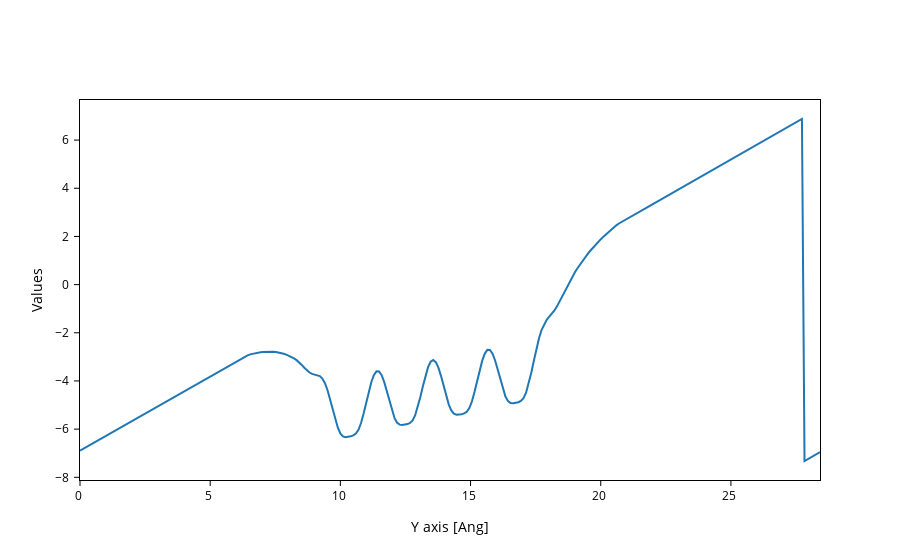

The notebook cell this image was saved under:
### Code cell
VT.plot(axes="y")

### Figure 1 — Plotly figure (JSON) as saved in the notebook; plotly's stock layout.template omitted (floating-point values rounded to 4 significant figures; data arrays with more than 128 entries replaced by an {"elided": "..."} marker saying what was removed)
{"data": [{"mode": "lines", "opacity": 1, "type": "scatter", "x": {"elided": "288 float values"}, "y": {"elided": "288 float values"}}], "layout": {"legend": {"orientation": "h"}, "xaxis": {"title": {"text": "Y axis [Ang]"}}, "yaxis": {"title": {"text": "Values"}}}}
